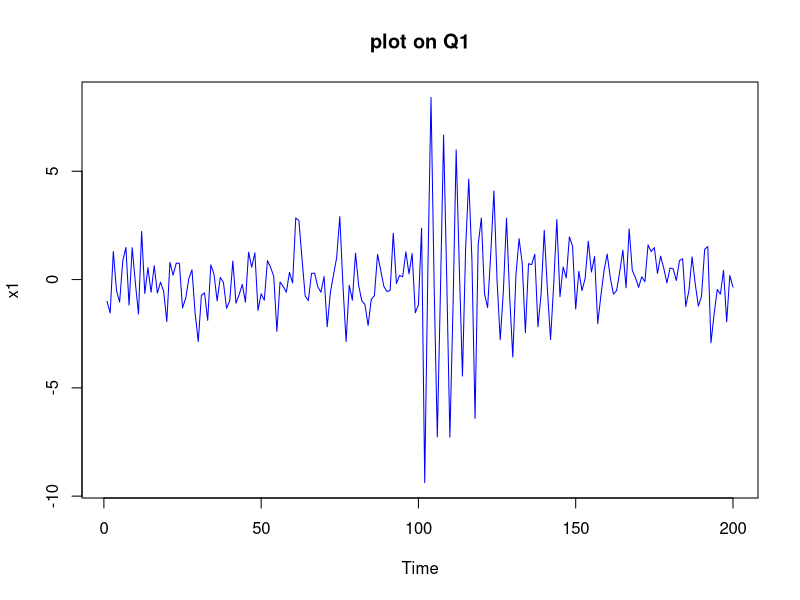
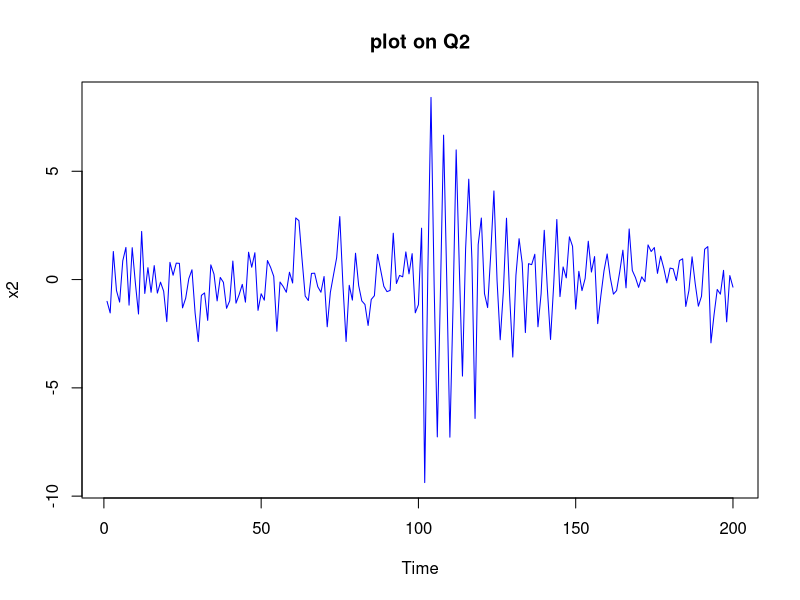
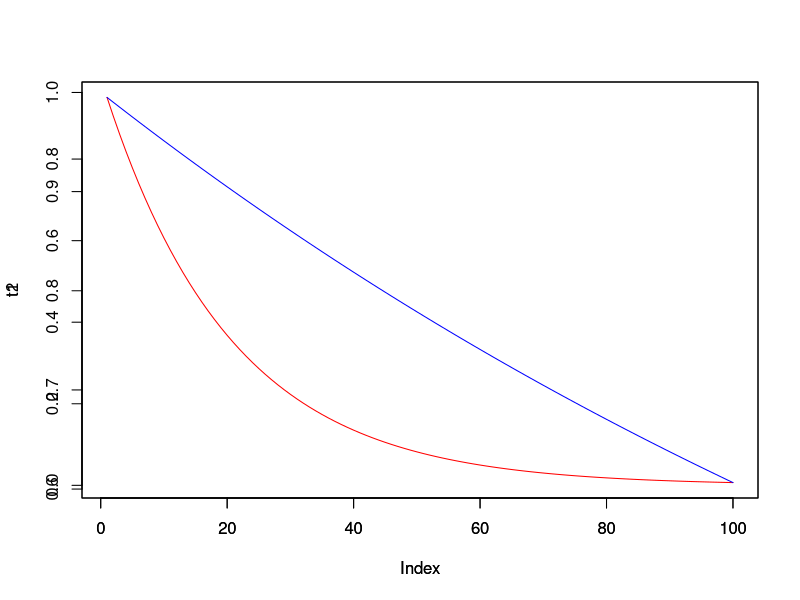
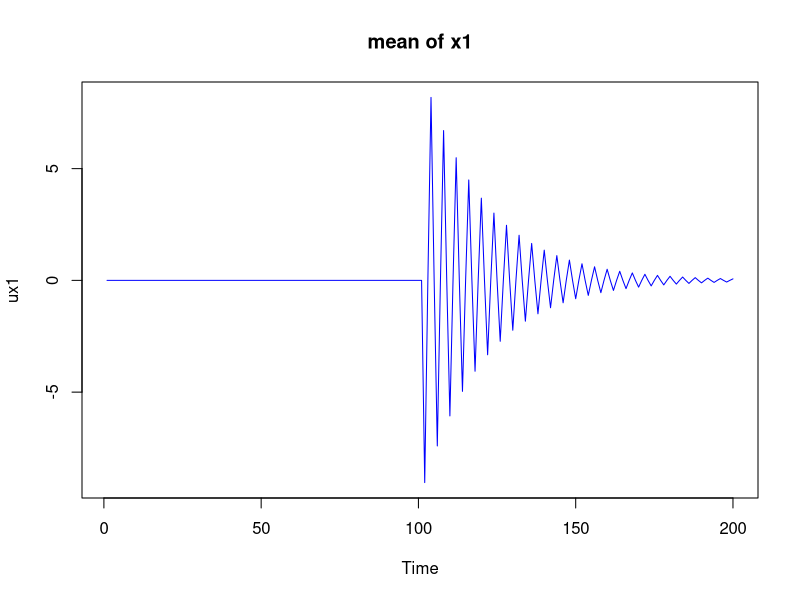
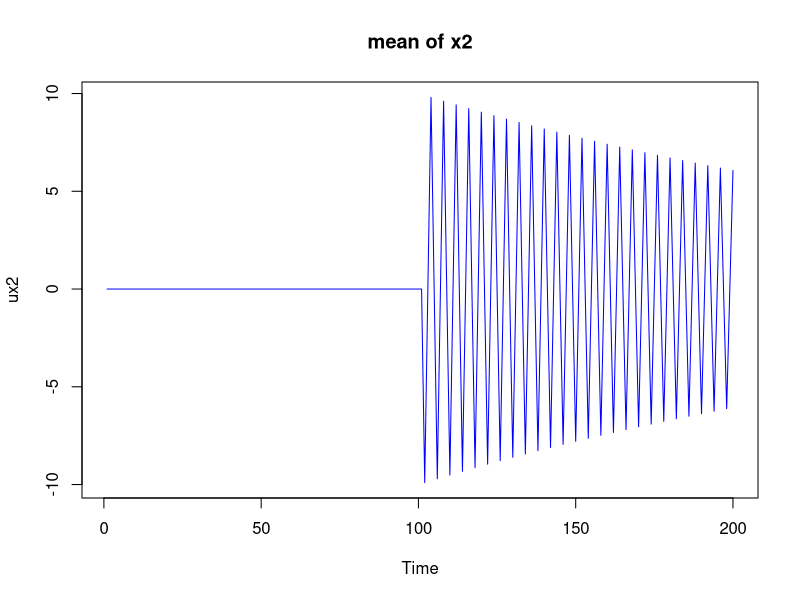

Write the R code that produced these figures, in order.
## ---- chunk 1
knitr::opts_chunk$set(echo = TRUE)
## ---- chunk 2
set.seed(457)
#set a seed number
s1=c(rep(0,100), 10*exp(-(1:100)/20)*cos(2*pi*(1:100)/4))

# generate s1 as required
x1=ts(s1+rnorm(200))
# generate x1 based on s1
plot.ts(x1,main="plot on Q1",col="blue",ylab="x1")
#plot x1
## ---- chunk 3
set.seed(457)
s2=c(rep(0,100), 10*exp(-(1:100)/200)*cos(2*pi*(1:100)/4))
#generate s2

x2=ts(s1+rnorm(200))
# generate x2
plot.ts(x2,main="plot on Q2",col="blue",ylab="x2")
# plot against x2
## ---- chunk 4
#Q3
#The 2 graphs looks similar in the behavior. They were both oscillating around a fixed range from -3 to 3 for 0<=x<=100 and x>=150. For 100<=x<=150, the range extend to nearly the boundary of the cosine function,approximately -10 to 10.
## ---- chunk 5
#Q4
t1=c(exp(-(1:100)/20))
t2=c(exp(-(1:100)/200))
plot(t1,type="l",col="red")
par(new=TRUE)
plot(t2,type="l",col="blue")
## ---- chunk 6
#Q5
set.seed(457)
#set a seed number
ux1=c(rep(0,100), 10*exp(-(1:100)/20)*cos(2*pi*(1:100)/4))

# calculate mean of x1
plot.ts(ux1,main="mean of x1",col="blue",ylab="ux1")
#plot mean of x1
## ---- chunk 7
#Q5
set.seed(457)
#set a seed number
ux2=c(rep(0,100), 10*exp(-(1:100)/200)*cos(2*pi*(1:100)/4))

# calculate mean of x2
plot.ts(ux2,main="mean of x2",col="blue",ylab="ux2")
#plot mean of x1
